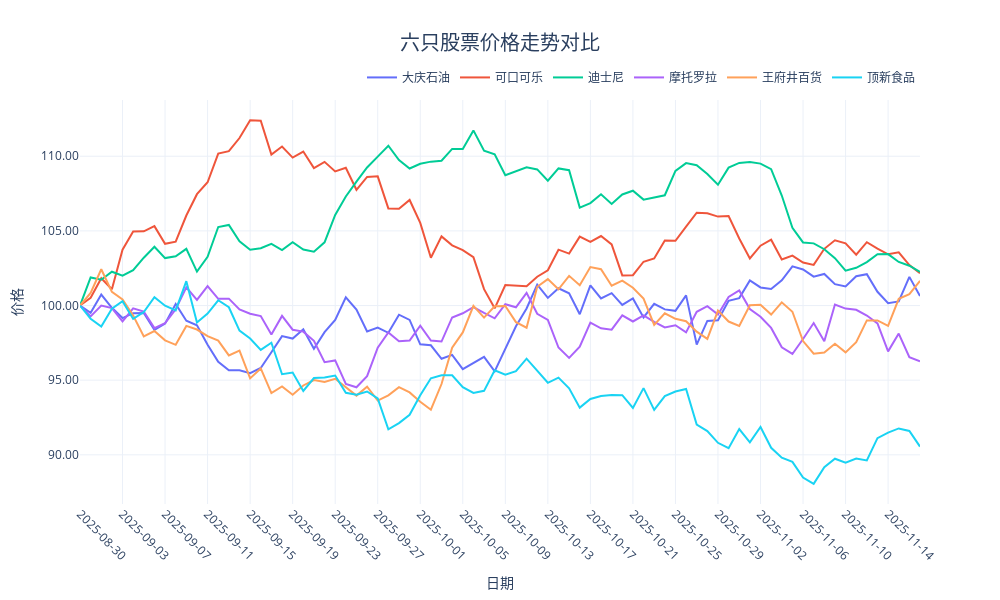

Notebook code for this chart:
### Markdown cell above
比如把这个prompt输入deepseek，可以得到

### Code cell
import plotly.graph_objects as go
import plotly.express as px

def plot_stock_prices(all_stock_data, title="股票价格走势图"):
    """
    绘制所有股票的价格走势图

    Parameters:
    all_stock_data: list of dict, 每个字典包含'name', 'dates', 'prices'
    title: str, 图表标题
    """
    # 创建图表
    fig = go.Figure()

    # 为每只股票添加折线
    for stock in all_stock_data:
        fig.add_trace(go.Scatter(
            x=stock['dates'],
            y=stock['prices'],
            mode='lines',
            name=stock['name'],
            hovertemplate=(
                f"{stock['name']}<br>"
                "日期: %{x}<br>"
                "价格: %{y:.2f}<br>"
                "<extra></extra>"
            )
        ))

    # 更新图表布局
    fig.update_layout(
        title=dict(
            text=title,
            x=0.5,
            xanchor='center',
            font=dict(size=20)
        ),
        xaxis=dict(
            title='日期',
            tickangle=45,
            type='category',  # 对于日期字符串，使用category类型
            tickmode='auto',
            nticks=20
        ),
        yaxis=dict(
            title='价格',
            tickformat='.2f'
        ),
        legend=dict(
            orientation="h",
            yanchor="bottom",
            y=1.02,
            xanchor="right",
            x=1
        ),
        hovermode='x unified',
        width=1000,
        height=600,
        template='plotly_white'
    )

    # 显示图表
    fig.show()

    return fig

# 使用示例
if __name__ == "__main__":
    # 使用您提供的数据生成代码
    # import numpy as np
    # import pandas as pd
    # from datetime import datetime, timedelta

    # # Stock names
    # stock_names = [
    #     '大庆石油', '可口可乐', '迪士尼',
    #     '摩托罗拉', '王府井百货', '顶新食品'
    # ]

    # # Simulation parameters
    # initial_price = 100
    # num_days = 80

    # # List to hold all stock data
    # all_stock_data = []

    # # Generate data for each stock
    # for name in stock_names:
    #     prices = [initial_price]
    #     dates = [datetime.now() - timedelta(days=num_days - 1)] # Start date

    #     for i in range(1, num_days):
    #         # Random walk: add a standard normal random variable
    #         new_price = prices[-1] + np.random.randn()
    #         prices.append(max(0, new_price)) # Ensure price doesn't go below 0
    #         dates.append(dates[-1] + timedelta(days=1))

    #     # Format dates as strings for readability
    #     formatted_dates = [d.strftime('%Y-%m-%d') for d in dates]

    #     stock_info = {
    #         'name': name,
    #         'dates': formatted_dates,
    #         'prices': prices
    #     }
    #     all_stock_data.append(stock_info)

    # 绘制图表
    plot_stock_prices(all_stock_data, "六只股票价格走势对比")
